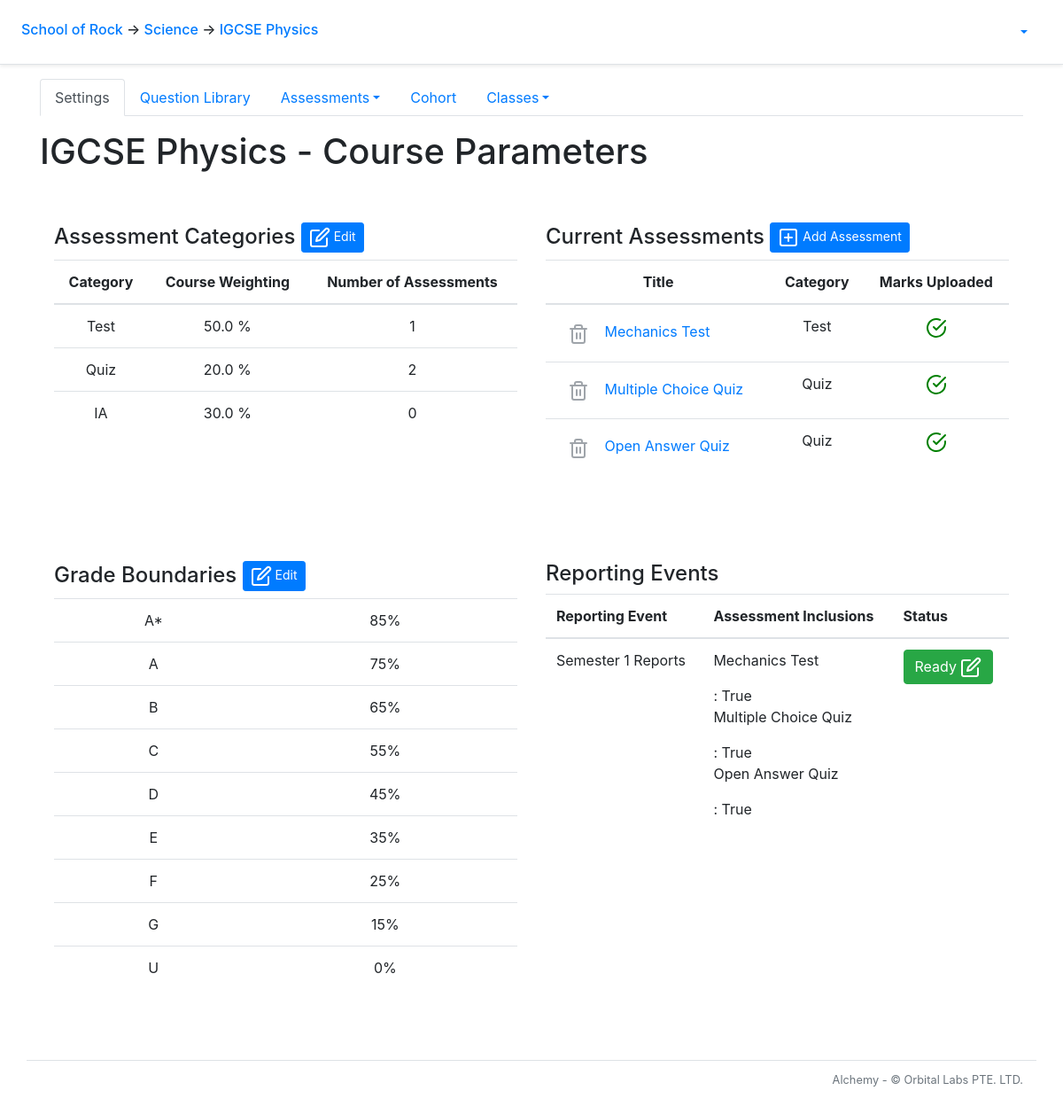
The app's page /course/1/ with its own data.
### alchemy/models.py (models this page shows, shortened)
class School(db.Model):
    __tablename__ = 'school'
    id = db.Column(db.Integer, primary_key=True)
    name = db.Column(db.String(50))
    departments = db.relationship('Department', backref='school')
    snapshots = db.relationship('Snapshot', backref='school')

class Department(db.Model):
    __tablename__ = 'department'
    id = db.Column(db.Integer, primary_key=True)
    name = db.Column(db.String(50))
    school_id = db.Column(db.Integer, db.ForeignKey('school.id'))
    courses = db.relationship('Course', backref='department')

class Course(db.Model):
    __tablename__ = 'course'
    id = db.Column(db.Integer, primary_key=True)
    name = db.Column(db.String(20), nullable=False)
    department_id = db.Column(db.Integer, db.ForeignKey('department.id'))
    questions = db.relationship('Question', backref = 'q_course')
    tags = db.relationship('Tag', backref='tag_course')
    clazzes = db.relationship('Clazz', backref='course')
    papers = db.relationship('Paper', backref='course')
    grade_levels = db.relationship('GradeLevel', backref='grade_levels')
    assessment_categories = db.relationship('AssessmentCategory', backref='assessment_categories')
    checkpoints = db.relationship('Checkpoint', backref='course')
    def order_grade_levels(self):
        self.grade_levels.sort(key=lambda x: x.lower_bound,  reverse = True)

class AssessmentCategory(db.Model):
    __tablename__ = 'assessment_category'
    id = db.Column(db.Integer, primary_key=True)
    name = db.Column(db.String())
    weight = db.Column(db.Float)
    course_id = db.Column(db.Integer, db.ForeignKey('course.id'), nullable=False)
    papers = db.relationship('Paper', back_populates='category')

class Paper(db.Model):
    __tablename__ = 'paper'
    id = db.Column(db.Integer, primary_key=True)
    title = db.Column(db.String(50), nullable=False)
    scores = db.relationship('Score', backref='paper')
    paper_questions = db.relationship('PaperQuestion',
            order_by='PaperQuestion.order_number',
            collection_class=ordering_list('order_number', count_from=1))
    course_id = db.Column(db.Integer, db.ForeignKey('course.id'))
    category_id = db.Column(db.Integer, db.ForeignKey('assessment_category.id'), nullable=False)
    category = db.relationship('AssessmentCategory', back_populates='papers')
    checkpoints = db.relationship('Checkpoint', secondary=checkpoints_papers, back_populates='papers')
    @sqlalchemy.orm.reconstructor
    def __paper_construct__(self):
        self.build_profile()
    def build_profile(self):
        self.profile = paper_profile.PaperProfile()
        self.profile.total_questions = len(self.paper_questions)
        tag_list = []
        for pq in self.paper_questions:
            if len(pq.question.all_solutions) > 1:
                self.profile.total_mc_questions += 1
                self.profile.total_mc_points += pq.question.points
            elif len(pq.question.all_solutions) == 1:
                self.profile.total_oa_questions += 1
                self.profile.total_oa_points += pq.question.points
            else:
                pass
            self.profile.total_points += pq.question.points
            for tag in pq.question.tags:
                if tag not in tag_list:
                    tag_list.append(tag)
        if self.profile.total_mc_questions > 0:
            self.profile.has_mc_questions = True
        if self.profile.total_points != 0:
            self.profile.mcq_points_norm_ratio = round(self.profile.total_mc_points/self.profile.total_points*100, 1)
            self.profile.oaq_points_norm_ratio = round(self.profile.total_oa_points/self.profile.total_points*100, 1)
        for tag in tag_list:
            new_tag_profile = paper_profile.build_tag_profile(self, tag)
            new_tag_profile.calculate_q_percentage(self.profile)
            new_tag_profile.calculate_p_percentage(self.profile)
            self.profile.tag_profile_list.append(new_tag_profile)
    def check_clazz_scores(self, clazz):
        clazz_id = clazz.id
        scores = Score.query.filter_by(paper_id = self.id).all()
        clazz_scores = []
        for score in scores:
            student_id = score.student_id
            student = Student.query.get_or_404(student_id)
            if clazz in student.clazzes:
                clazz_scores.append(score)
        for score in clazz_scores:
            if score == None:
                return False
            else:
                return True
    def has_all_scores(self):
        has_all_scores = True
        for clazz in self.course.clazzes:
            if not self.check_clazz_scores(clazz):
                has_all_scores = False
        return has_all_scores

class GradeLevel(db.Model):
    __tablename__ = 'grade_level'
    id = db.Column(db.Integer, primary_key=True)
    grade = db.Column(db.String())
    lower_bound = db.Column(db.Integer)
    upper_bound = db.Column(db.Integer)
    course_id = db.Column(db.Integer, db.ForeignKey('course.id'), nullable=False)

class Checkpoint(db.Model):
    __tablename__ = 'checkpoint'
    id = db.Column(db.Integer, primary_key=True)
    course_id = db.Column(db.Integer, db.ForeignKey('course.id'))
    snapshot_id = db.Column(db.Integer, db.ForeignKey('snapshot.id'))
    papers = db.relationship('Paper', secondary=checkpoints_papers, back_populates='checkpoints')
    def is_ready(self):
        is_ready = True
        for paper in self.papers:
            if not paper.has_all_scores():
                is_ready = False
        return is_ready

class Snapshot(db.Model):
    __tablename__ = 'snapshot'
    id = db.Column(db.Integer, primary_key=True)
    name = db.Column(db.String(50), nullable=False)
    checkpoints = db.relationship('Checkpoint', backref='snapshot')
    school_id = db.Column(db.Integer, db.ForeignKey('school.id'))
    is_published = db.Column(db.Boolean)

### alchemy/views/course.py (the view)
@bp_course.route('/')
@auth_manager.require_group
def index():
    g.course.order_grade_levels()
    return flask.render_template('course/index.html')

### alchemy/auth_manager.py (called while the page is built)
def auth_enabled():
    return False

def require_group(func):
    @functools.wraps(func)
    def deco(*args, **kwargs):
        if not auth_enabled():
            g.current_user = None
        elif flask_jwt_extended.verify_jwt_in_request(optional=True):
            g.current_user = flask_jwt_extended.get_current_user()
        else:
            flask.abort(401)
        return func(*args, **kwargs)
    return deco

### alchemy/views/clazz.py (called while the page is built)
@bp_clazz.url_defaults
def url_defaults(endpoint, values):
    if 'clazz_id' not in values:
        values['clazz_id'] = g.clazz.id

### alchemy/views/course.py (called while the page is built)
@bp_course.url_value_preprocessor
def url_value_preprocessor(endpoint, values):
    g.course = models.Course.query.get_or_404(values.pop('course_id'))
    g.department = models.Department.query.get_or_404(g.course.department_id)
    g.school = models.School.query.get_or_404(g.department.school_id)

@bp_course.url_defaults
def url_defaults(endpoint, values):
    if 'course_id' not in values:
        values['course_id'] = g.course.id

@bp_course.before_request
def before_request():
    if 'html_title' not in g:
        g.html_title = f'Course - {g.course.name}'

### alchemy/views/department.py (called while the page is built)
@bp_department.url_defaults
def bp_department_url_defaults(endpoint, values):
    if 'department_id' not in values:
        values['department_id'] = g.department.id

### alchemy/views/paper.py (called while the page is built)
@bp_paper.url_defaults
def url_defaults(endpoint, values):
    if 'paper_id' not in values:
        values['paper_id'] = g.paper.id if 'paper' in g else 0

### alchemy/views/profile.py (called while the page is built)
def build_tag_profile(paper, primary_tag):
    allocated_questions = 0
    allocated_points = 0
    for paper_question in paper.paper_questions:
        for tag in paper_question.question.tags:
            if tag.name == primary_tag.name:
                allocated_questions += 1
                allocated_points += paper_question.question.points
    tag_profile = TagProfile(primary_tag, allocated_questions, allocated_points)
    return tag_profile

    def calculate_q_percentage(self, paper_profile):
        q_percentage = self.allocated_questions/paper_profile.total_questions*100
        self.question_percentage = round(q_percentage, 1)

    def calculate_p_percentage(self, paper_profile):
        p_percentage = self.allocated_points/paper_profile.total_points*100
        self.points_percentage = round(p_percentage, 1)

### alchemy/views/school.py (called while the page is built)
@bp_school.url_defaults
def bp_school_url_defaults(endpoint, values):
    if 'school_id' not in values:
        values['school_id'] = g.school.id

### alchemy/templates/course/index.html (shortened to what this page needs)
{% extends "course/course_layout.html" %}
{% block course_main_content %}
<main role="main">
  <h1 class="my-3">{{ g.course.name }} - Course Parameters</h1>
  {% import "course/assessment_categories_form_macro.html" as categories_form %}
  <br>
  <div class="profile">
    <div class='left-col'>
      <h4>Assessment Categories <button type="button" class="btn btn-primary btn-sm" data-toggle="modal" data-target="#categories_modal">
        <span data-feather="edit"></span>
        <a>Edit</a></button></h4>
      <table class="table table-hover text-center">
        <thead>
          <th>Category</th>
          <th>Course Weighting</th>
          <th>Number of Assessments</th>
        </thead>
        {% for category in g.course.assessment_categories %}
          <tr>
            <td>{{ category.name }}</td>
            <td>{{ category.weight }} %</td>
            <td>{{ category.papers | length }}</td>
          </tr>
        {% endfor %}
      </table>
    </div>
    <div class="right-col">
      <h4>Current Assessments <button class="btn btn-primary btn-sm" data-toggle="modal" data-target="#paper_create_modal">
        <span data-feather="plus-square"></span>
        <a>Add Assessment</a></button>
      </h4>
      <table class="table table-hover text-center">
        <thead>
          <th>Title</th>
          <th>Category</th>
          <th>Marks Uploaded</th>
        </thead>
        {% for paper in g.course.papers %}
        <tr>
          <td>
            <div align="left">
              <a class="btn btn-link {{ 'disabled' if paper.scores }}" aria-label="Delete paper" href="{{ url_for('course.paper.remove', paper_id=paper.id) }}">
                <span data-feather="trash-2"></span>
              </a>
              <a href="{{ url_for('course.paper.index', paper_id=paper.id) }}">{{ paper.title }}</a>
            </div>
          </td>
          <td>{{ paper.category.name }}</td>
          {% if paper.has_all_scores() %}
            <td><i class="icon_green" data-feather="check-circle"></i></td>
          {% else %}
            <td><i class="icon_red" data-feather="x-circle"></i></td>
          {% endif %}
        </tr>
        {% endfor %}
      </table>
    </div>
  </div>
  <br>
  {% import "course/grade_levels_form_macro.html" as grades_form %}
  <br>
  <div class="profile">
    <div class="left_col">
      <h4>Grade Boundaries <button type="button" class="btn btn-primary btn-sm" data-toggle="modal" data-target="#grade_level_modal">
        <span data-feather="edit"></span>
        Edit
      </h4>
      <table class="table table-hover text-center">
        {% for grade in g.course.grade_levels %}
          <tr>
            <td>{{ grade.grade }}</td>
            <td>{{ grade.lower_bound }}%</td>
          </tr>
        {% endfor %}
      </table>
    </div>
    <div class="right-col">
      <h4>Reporting Events</h4>
      <table class="table table-hover">
        <thead>
          <th>Reporting Event</th>
          <th>Assessment Inclusions</th>
          <th>Status</th>
        </thead>
        {% for checkpoint in g.course.checkpoints %}
          <tr>
            <td>{{ checkpoint.snapshot.name }}</td>
            <td>
              {% for paper in checkpoint.papers %}
                <p>{{ paper.title }}</p>: {{ paper.has_all_scores() }}
              {% endfor %}
            </td>
            <td>
              {% if not checkpoint.is_ready() %}
                <button data-toggle="modal" data-target="#edit_checkpoint_modal" type="button" class="btn btn-danger" onclick="get_paper_ids({{ checkpoint.id }}, {{ g.course.id }})">Not Ready <span data-feather="edit" ></span></button>
              {% else %}
                {% if not checkpoint.snapshot.is_published %}
                  <button data-toggle="modal" data-target="#edit_checkpoint_modal" type="button" class="btn btn-success" onclick="get_paper_ids({{ checkpoint.id }}, {{ g.course.id }})">Ready <span data-feather="edit"></span></button>
                {% else %}
                  <button type="button" class="btn btn-success disabled">Published <span data-toggle="modal" data-target="#edit_checkpoint_modal" data-feather="edit"></span></button>
                {% endif %}
              {% endif %}
              {% import "course/edit_checkpoint_macro.html" as edit_checkpoint %}
            </td>
          </tr>
        {% endfor %}
      </table>
    </div>
  </div>
</main>
{% endblock course_main_content %}

### alchemy/templates/layout_start.html (shortened to what this page needs)
<!doctype html>
<html lang="en">
  <head>
      <link rel="stylesheet" href="https://stackpath.bootstrapcdn.com/bootstrap/4.5.0/css/bootstrap.min.css">
      <link rel="stylesheet" type="text/css" href="{{ url_for('static', filename='card-body.css') }}">
    </head>
    <body>
      <div class="p-3 px-md-4 mb-3 bg-white border-bottom shadow-sm">
        <div class="row justify-content-md-center">
          <div class="col d-flex align-items-baseline">
            <h6 class="mt-2 mr-3">
              {% if g.school %}
                <a href = "{{ url_for('school.index', school_id = g.school.id)}}">{{ g.school.name }}</a>
              {% else %}
                <b style="text-align: center;">Welcome to...</b>
              {% endif %}
              {% if g.department %}
                <span>&#8594;</span><a href = "{{ url_for('department.index', department_id = g.department.id) }}"> {{ g.department.name }}</a>
              {% endif %}
              {% if g.course %}
                <span>&#8594;</span><a href = "{{ url_for('course.index', course_id = g.course.id) }}"> {{ g.course.name }}</a>
              {% endif %}
            </h6>
          </div>
          <div class="col-md-auto d-flex align-items-baseline">
            {% if 'current_user' in g %}
            <ul class="nav nav-pills">
              <li class="nav-item dropdown">
                <a class="nav-link dropdown-toggle" data-toggle="dropdown" href="#" role="button" aria-haspopup="true" aria-expanded="false">{{ g.current_user.username }}</a>
              </li>
            </ul>
            {% endif %}
          </div>
        </div>
      </div>

### alchemy/templates/course/index.html (style rules this page uses)
.profile { display: grid; grid-template-columns: 1fr 1fr; }
.profile > div { margin: 1em; }
.left_col { grid-column:1; grid-row:1/2; }
.icon_green { stroke:green; }

### records on screen
School: school.name "School of Rock"
Department: department.name "Science"
Course: course.name "IGCSE Physics"
AssessmentCategory: name "Test", weight "50.0", papers|length "1"
AssessmentCategory: name "Quiz", weight "20.0", papers|length "2"
AssessmentCategory: name "IA", weight "30.0", papers|length "0"
Paper: title "Mechanics Test", category.name "Test", has_all_scores "True"
Paper: title "Multiple Choice Quiz", category.name "Quiz", has_all_scores "True"
Paper: title "Open Answer Quiz", category.name "Quiz", has_all_scores "True"
GradeLevel: grade "A*", lower_bound "85"
GradeLevel: grade "A", lower_bound "75"
GradeLevel: grade "B", lower_bound "65"
GradeLevel: grade "C", lower_bound "55"
GradeLevel: grade "D", lower_bound "45"
GradeLevel: grade "E", lower_bound "35"
GradeLevel: grade "F", lower_bound "25"
GradeLevel: grade "G", lower_bound "15"
GradeLevel: grade "U", lower_bound "0"
Checkpoint: snapshot.name "Semester 1 Reports"
